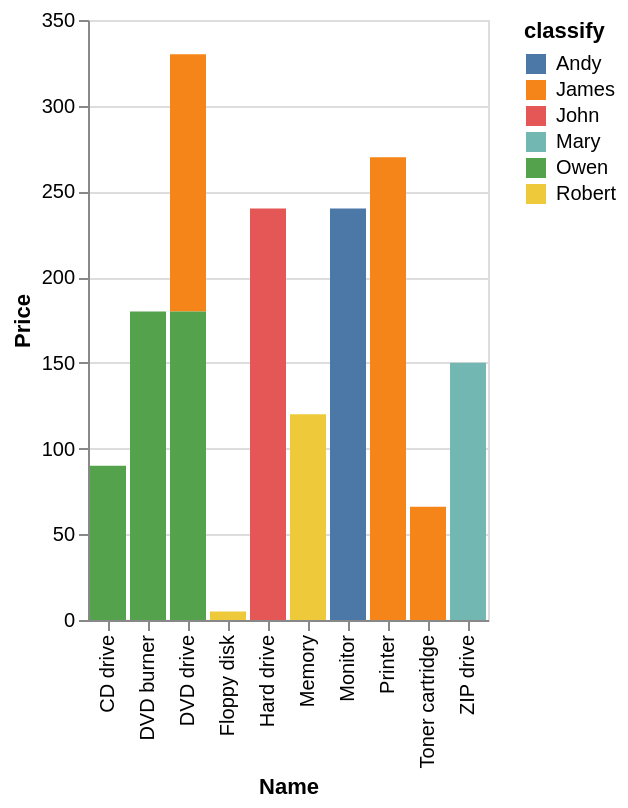

Specify this chart in Vega-Lite:
### Vega-Lite specification from a JSON file in a GitHub repository (floating-point values rounded to 4 significant figures)
{"data": {"values": [{"x_data": "CD drive", "y_data": 0, "classify": "Andy"}, {"x_data": "DVD burner", "y_data": 0, "classify": "Andy"}, {"x_data": "DVD drive", "y_data": 0, "classify": "Andy"}, {"x_data": "Floppy disk", "y_data": 0, "classify": "Andy"}, {"x_data": "Hard drive", "y_data": 0, "classify": "Andy"}, {"x_data": "Memory", "y_data": 0, "classify": "Andy"}, {"x_data": "Monitor", "y_data": 240, "classify": "Andy"}, {"x_data": "Printer", "y_data": 0, "classify": "Andy"}, {"x_data": "Toner cartridge", "y_data": 0, "classify": "Andy"}, {"x_data": "ZIP drive", "y_data": 0, "classify": "Andy"}, {"x_data": "CD drive", "y_data": 0, "classify": "James"}, {"x_data": "DVD burner", "y_data": 0, "classify": "James"}, {"x_data": "DVD drive", "y_data": 150, "classify": "James"}, {"x_data": "Floppy disk", "y_data": 0, "classify": "James"}, {"x_data": "Hard drive", "y_data": 0, "classify": "James"}, {"x_data": "Memory", "y_data": 0, "classify": "James"}, {"x_data": "Monitor", "y_data": 0, "classify": "James"}, {"x_data": "Printer", "y_data": 270, "classify": "James"}, {"x_data": "Toner cartridge", "y_data": 66, "classify": "James"}, {"x_data": "ZIP drive", "y_data": 0, "classify": "James"}, {"x_data": "CD drive", "y_data": 0, "classify": "John"}, {"x_data": "DVD burner", "y_data": 0, "classify": "John"}, {"x_data": "DVD drive", "y_data": 0, "classify": "John"}, {"x_data": "Floppy disk", "y_data": 0, "classify": "John"}, {"x_data": "Hard drive", "y_data": 240, "classify": "John"}, {"x_data": "Memory", "y_data": 0, "classify": "John"}, {"x_data": "Monitor", "y_data": 0, "classify": "John"}, {"x_data": "Printer", "y_data": 0, "classify": "John"}, {"x_data": "Toner cartridge", "y_data": 0, "classify": "John"}, {"x_data": "ZIP drive", "y_data": 0, "classify": "John"}, {"x_data": "CD drive", "y_data": 0, "classify": "Mary"}, {"x_data": "DVD burner", "y_data": 0, "classify": "Mary"}, {"x_data": "DVD drive", "y_data": 0, "classify": "Mary"}, {"x_data": "Floppy disk", "y_data": 0, "classify": "Mary"}, {"x_data": "Hard drive", "y_data": 0, "classify": "Mary"}, {"x_data": "Memory", "y_data": 0, "classify": "Mary"}, {"x_data": "Monitor", "y_data": 0, "classify": "Mary"}, {"x_data": "Printer", "y_data": 0, "classify": "Mary"}, {"x_data": "Toner cartridge", "y_data": 0, "classify": "Mary"}, {"x_data": "ZIP drive", "y_data": 150, "classify": "Mary"}, {"x_data": "CD drive", "y_data": 90, "classify": "Owen"}, {"x_data": "DVD burner", "y_data": 180, "classify": "Owen"}, {"x_data": "DVD drive", "y_data": 180, "classify": "Owen"}, {"x_data": "Floppy disk", "y_data": 0, "classify": "Owen"}, {"x_data": "Hard drive", "y_data": 0, "classify": "Owen"}, {"x_data": "Memory", "y_data": 0, "classify": "Owen"}, {"x_data": "Monitor", "y_data": 0, "classify": "Owen"}, {"x_data": "Printer", "y_data": 0, "classify": "Owen"}, {"x_data": "Toner cartridge", "y_data": 0, "classify": "Owen"}, {"x_data": "ZIP drive", "y_data": 0, "classify": "Owen"}, {"x_data": "CD drive", "y_data": 0, "classify": "Robert"}, {"x_data": "DVD burner", "y_data": 0, "classify": "Robert"}, {"x_data": "DVD drive", "y_data": 0, "classify": "Robert"}, {"x_data": "Floppy disk", "y_data": 5, "classify": "Robert"}, {"x_data": "Hard drive", "y_data": 0, "classify": "Robert"}, {"x_data": "Memory", "y_data": 120, "classify": "Robert"}, {"x_data": "Monitor", "y_data": 0, "classify": "Robert"}, {"x_data": "Printer", "y_data": 0, "classify": "Robert"}, {"x_data": "Toner cartridge", "y_data": 0, "classify": "Robert"}, {"x_data": "ZIP drive", "y_data": 0, "classify": "Robert"}]}, "mark": "bar", "encoding": {"x": {"field": "x_data", "type": "nominal", "title": "Name", "sort": "ascending"}, "y": {"field": "y_data", "type": "quantitative", "title": "Price"}, "color": {"field": "classify"}}}
